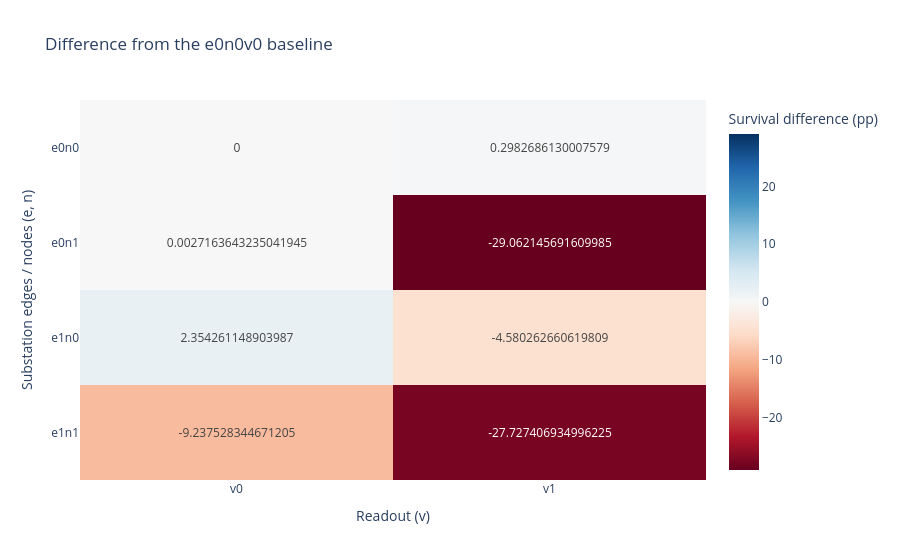

This figure's notebook cell:
### Code cell
baseline_en = BASELINE_STRUCTURE[:4]
baseline_v = BASELINE_STRUCTURE[4:]
baseline_value = absolute_table.loc[baseline_en, baseline_v]
if pd.isna(baseline_value):
    raise ValueError(
        "The baseline cell has no value, so a relative heatmap is undefined."
    )
print(f"Baseline ({BASELINE_STRUCTURE}) = {baseline_value:.2f}%")

delta_table = absolute_table - baseline_value
delta_limit = float(np.nanmax(np.abs(delta_table.to_numpy())))
show_heatmap(
    delta_table,
    f"Difference from the {BASELINE_STRUCTURE} baseline",
    "Survival difference (pp)",
    "Readout (v)",
    "Substation edges / nodes (e, n)",
    colorscale="RdBu",
    zmin=-delta_limit,
    zmax=delta_limit,
    zmid=0.0,
    text_format="+.1f",
)
print("done")

### Figure 1 — Plotly figure (JSON) as saved in the notebook; plotly's stock layout.template omitted (floating-point values rounded to 4 significant figures)
{"data": [{"coloraxis": "coloraxis", "hovertemplate": "Readout (v): %{x}<br>Substation edges / nodes (e, n): %{y}<br>Survival difference (pp): %{z}<extra></extra>", "name": "0", "texttemplate": "%{z:+.1f}", "type": "heatmap", "x": ["v0", "v1"], "xaxis": "x", "y": ["e0n0", "e0n1", "e1n0", "e1n1"], "yaxis": "y", "z": [[0.0, 0.2983], [0.002716, -29.06], [2.354, -4.58], [-9.238, -27.73]]}], "layout": {"coloraxis": {"cmax": 29.06, "cmid": 0, "cmin": -29.06, "colorbar": {"title": {"text": "Survival difference (pp)"}}, "colorscale": [[0, "rgb(103,0,31)"], [0.1, "rgb(178,24,43)"], [0.2, "rgb(214,96,77)"], [0.3, "rgb(244,165,130)"], [0.4, "rgb(253,219,199)"], [0.5, "rgb(247,247,247)"], [0.6, "rgb(209,229,240)"], [0.7, "rgb(146,197,222)"], [0.8, "rgb(67,147,195)"], [0.9, "rgb(33,102,172)"], [1, "rgb(5,48,97)"]]}, "title": {"text": "Difference from the e0n0v0 baseline"}, "xaxis": {"anchor": "y", "domain": [0, 1], "title": {"text": "Readout (v)"}}, "yaxis": {"anchor": "x", "autorange": "reversed", "domain": [0, 1], "title": {"text": "Substation edges / nodes (e, n)"}}}}
